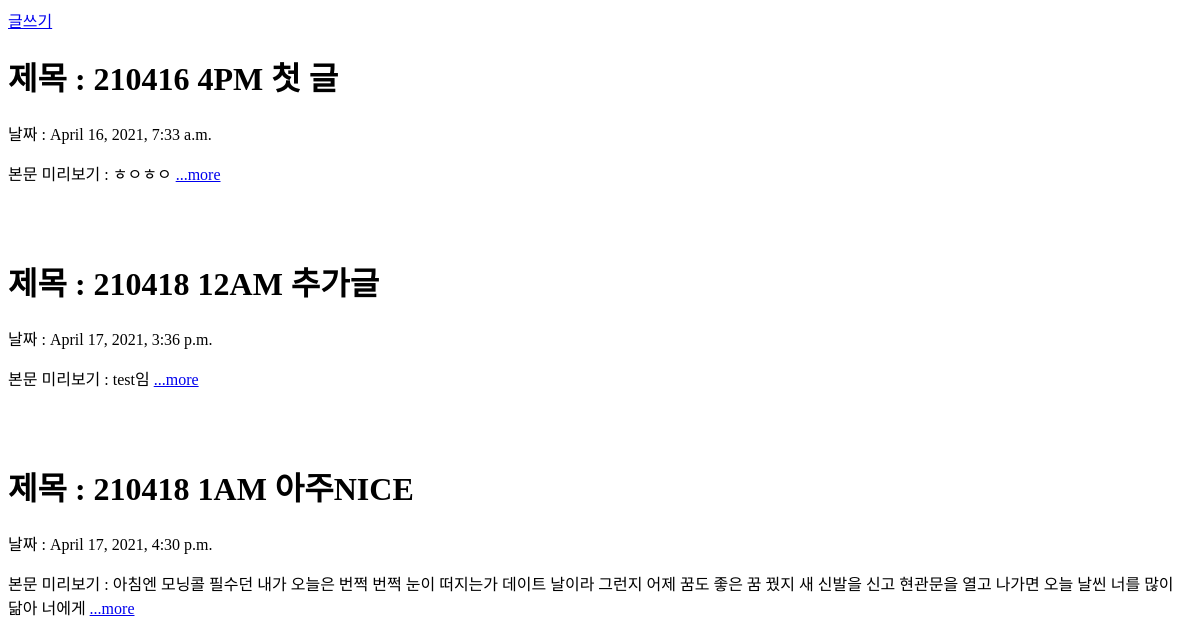
The app's page /, older data.
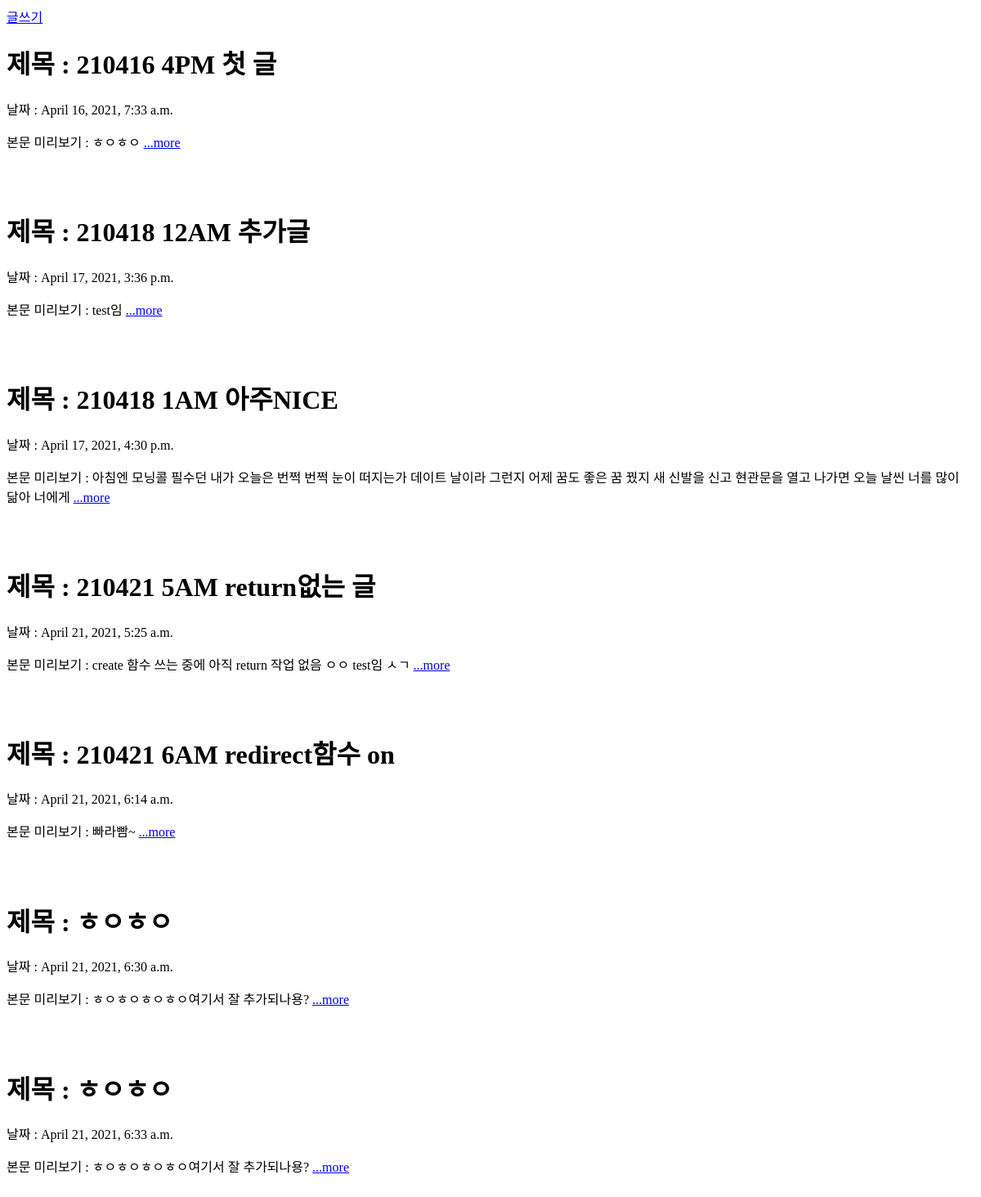
The same page, newer data.
### blog/models.py (models this page shows)
class Blog(models.Model) :
    title = models.CharField(max_length=200)
    pub_date = models.DateTimeField('date published')
    body = models.TextField()
    def __str__(self) :
        return self.title
    def summary(self) :
        return self.body[:100] # 100 글자 제한으로 return해라

### blog/views.py (the view)
# urls.py: 2. Add a URL to urlpatterns:  path('', views.home, name='home')
def home(request) :
    blogs = Blog.objects # 클래스.objects : model로부터 객체 목록(Queryset)을 전달받음
    return render(request, 'home.html', {'blogs' : blogs})

### blog/templates/home.html (shortened to what this page needs)
<footer>
    <a href="{% url 'new' %}">글쓰기</a>
</footer>
{% for blog in blogs.all %}
    <h1> 제목 : {{blog.title}} </h1>
    <p> 날짜 : {{blog.pub_date}} </p>
    <p> 본문 미리보기 : {{blog.summary}} <a href="{% url 'detail' blog.id %}" >...more</a>  </p>
{% endfor %}

Row changes from the older to the newer data that the page shows:
added Blog: title "210421 5AM return없는 글", pub_date "April 21, 2021, 5:25 a.m.", summary "create 함수 쓰는 중에 아직 return 작업 없음 ㅇㅇ test임 ㅅㄱ"
added Blog: title "210421 6AM redirect함수 on", pub_date "April 21, 2021, 6:14 a.m.", summary "빠라빰~"
added Blog: title "ㅎㅇㅎㅇ", pub_date "April 21, 2021, 6:30 a.m.", summary "ㅎㅇㅎㅇㅎㅇㅎㅇ여기서 잘 추가되나용?"
added Blog: title "ㅎㅇㅎㅇ", pub_date "April 21, 2021, 6:33 a.m.", summary "ㅎㅇㅎㅇㅎㅇㅎㅇ여기서 잘 추가되나용?"
